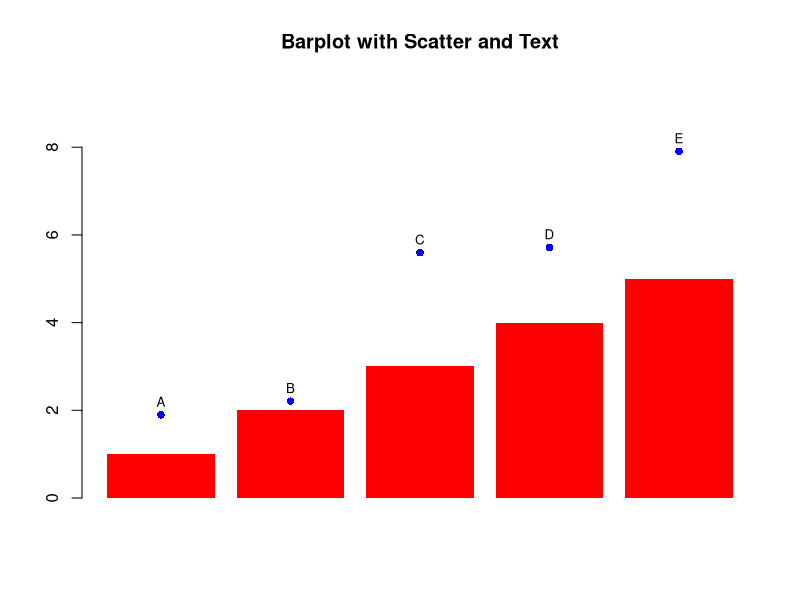
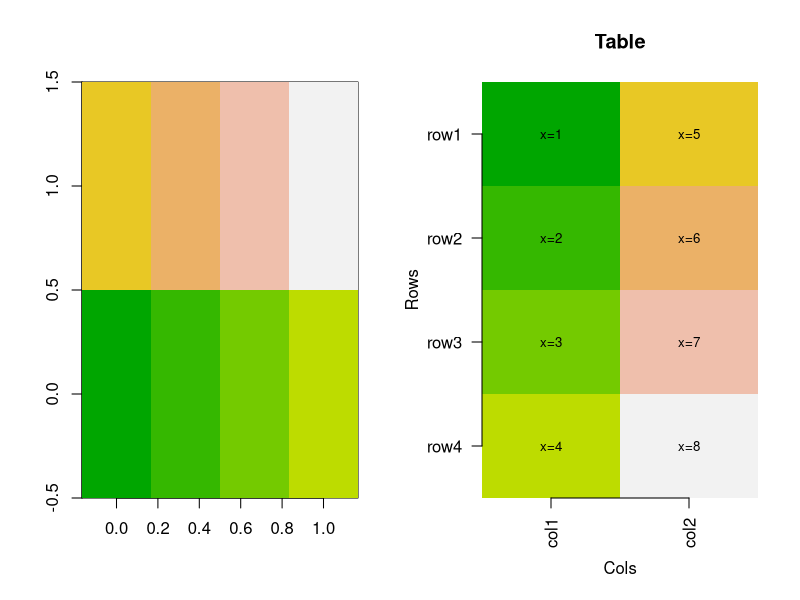

R code for these plots, in order:
my.barplot <- function(d, t, e, col='red', border=NA) {
  bar_heights <- barplot(d, col=col, border=border, ylim=c(0, max(d + e) * 1.2))
  points(bar_heights, d + e, pch=16, col='blue')  # Scatter points above each bar
  text(bar_heights, d + e + 0.3, labels=t, col='black', cex=0.8)  # Text labels
  title("Barplot with Scatter and Text")
}

# Test
my.barplot(d=1:5, t=LETTERS[1:5], e=runif(5, max=3), col='red', border=NA)


imageWithText <- function(d, t, xlab='Cols', ylab='Rows', main='Table', col=terrain.colors(100)) {
  # matrix as an image plot
  image(1:ncol(d), 1:nrow(d), t(d)[,nrow(d):1], col=col, xlab=xlab, ylab=ylab, main=main, axes=FALSE)
  
  # row and column names as labels
  axis(1, at=1:ncol(d), labels=colnames(d), las=2)
  axis(2, at=1:nrow(d), labels=rev(rownames(d)), las=1)
  
  # text labels for each cell
  for (i in 1:ncol(d)) {
    for (j in 1:nrow(d)) {
      text(i, nrow(d) - j + 1, labels=t[j, i], cex=0.8)
    }
  }
}

# Test
d <- matrix(1:8, ncol=2)
colnames(d) <- c('col1', 'col2')
rownames(d) <- paste0('row', 1:4)
par(mfrow=c(1, 2))

image(d, col=terrain.colors(100))

imageWithText(d, t = matrix(paste0('x=', d), nrow=nrow(d), ncol=ncol(d)), 
              xlab='Cols', ylab='Rows', main='Table', col=terrain.colors(100))
